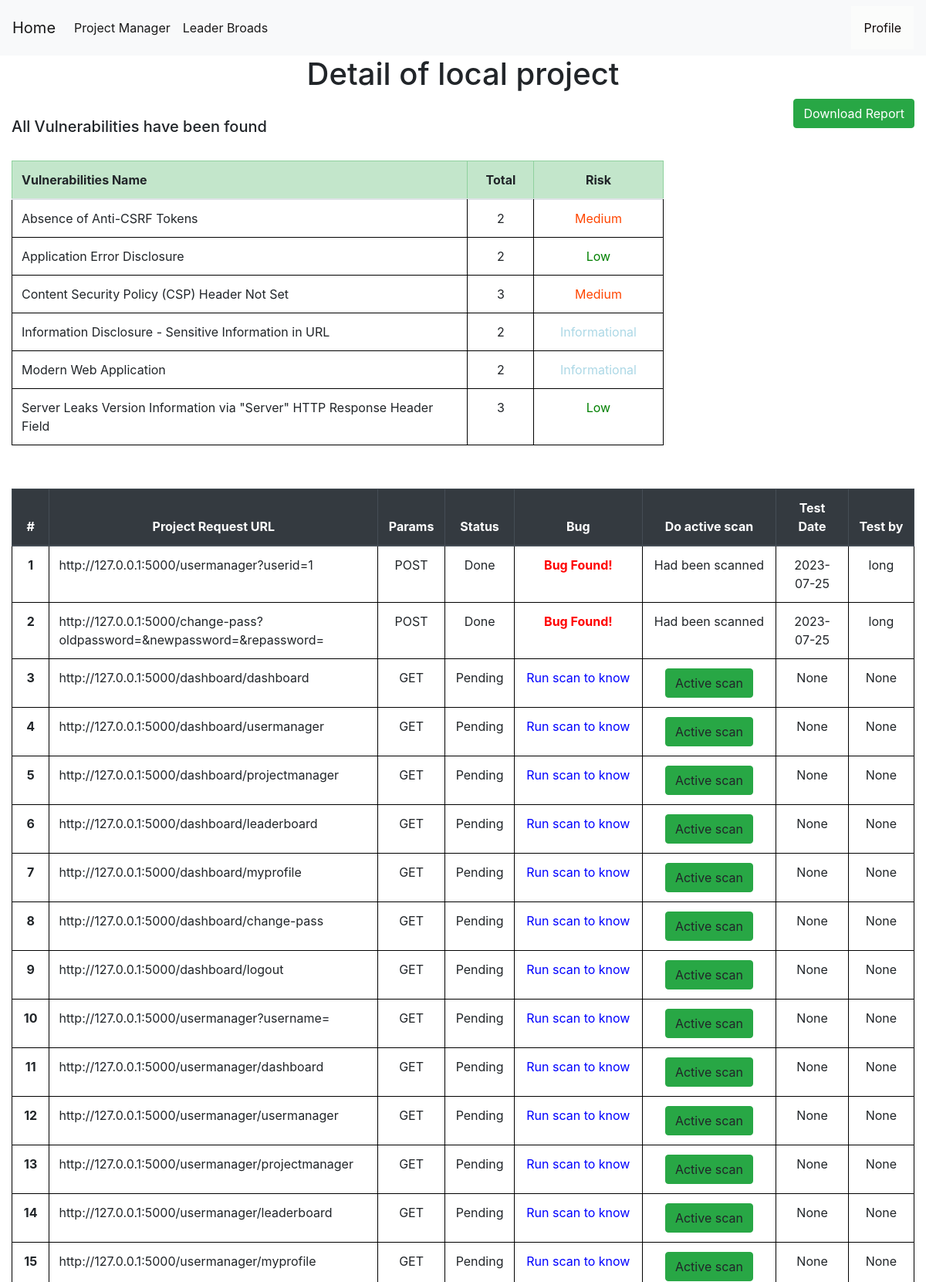
The page /project-detail/5 (signed in, upper part) on the database its author committed.
### tables this page shows
CREATE TABLE projects (
    projectid INTEGER PRIMARY KEY AUTOINCREMENT,
    projectname TEXT NOT NULL,
    startdate date NOT NULL,
    enddate date,
    vunls int,
    target text not null,
    securitylevel TEXT,
    manager TEXT ,
    pentester TEXT ,
    status TEXT NOT NULL,
    create_by INTEGER ,
    isspider INTEGER DEFAULT 0,
    login INTEGER NOT NULL,
    isconfig INTEGER NOT NULL DEFAULT 0,
    FOREIGN KEY (pentester) REFERENCES users(username) ON DELETE CASCADE
    FOREIGN KEY (manager) REFERENCES users(username) ON DELETE CASCADE
    FOREIGN KEY (create_by) REFERENCES users(userid) ON DELETE CASCADE
);

CREATE TABLE bugs (
    bugid INTEGER PRIMARY KEY AUTOINCREMENT,
    requestid INTEGER NOT NULL,
    name TEXT NOT NULL,
    bugurl TEXT NOT NULL,
    method TEXT NOT NULL,
    cweid TEXT NOT NULL,
    confidence TEXT NOT NULL,
    description TEXT NOT NULL,
    solution TEXT NOT NULL,
    risk TEXT NOT NULL,
    reference TEXT NOT NULL DEFAULT NONE,
    other TEXT NOT NULL DEFAULT NONE,
    pentester TEXT,
    FOREIGN KEY (pentester) REFERENCES users(username) ON DELETE CASCADE
    FOREIGN KEY (requestid) REFERENCES requests(requestid) ON DELETE CASCADE
);

CREATE TABLE requests (
    requestid INTEGER PRIMARY KEY AUTOINCREMENT,
    projectid INTEGER NOT NULL,
    requesturl TEXT NOT NULL,
    status TEXT NOT NULL,
    bug TEXT,
    isscan INTEGER,
    haveparam TEXT,
    pentester TEXT,
    testdate DATE,
    FOREIGN KEY (pentester) REFERENCES users(username) ON DELETE CASCADE
    FOREIGN KEY (projectid) REFERENCES projects(projectid) ON DELETE CASCADE
);

### app.py (the view)
@app.route('/project-detail/<int:id>', methods=('GET', 'POST'))
def project_detail(id):
    msg = ''
    conn = get_db_connection()
    if session["userid"] == None:
        return redirect(url_for('login'))
    currentuser = get_current_user()
    project = conn.execute('SELECT * FROM projects WHERE projectid = ?',(id,)).fetchone()
    if currentuser["username"] != project["pentester"]:
        if currentuser["username"] == project["manager"]:
            print("")
        else:
            return render_template('403.html',)
    conn = get_db_connection()
    users = conn.execute('SELECT * FROM users',).fetchall()
    havebugs = conn.execute('SELECT * FROM requests,bugs WHERE requests.requestid = bugs.requestid AND projectid = ? AND bugs.requestid in (SELECT requestid FROM bugs) GROUP BY bugs.requestid',(id,)).fetchall()
    requests = conn.execute('SELECT * FROM requests WHERE projectid = ?',(id,)).fetchall()
    total = conn.execute('SELECT count(requestid) FROM requests WHERE projectid = ?',(id,)).fetchone()
    totalrequest = total["count(requestid)"]
    done = conn.execute('SELECT count(requestid) FROM requests WHERE status = ? AND projectid = ?',("Done",id,)).fetchone()
    donerequest = done["count(requestid)"]
    remain = total["count(requestid)"] - done["count(requestid)"]
    if remain == 0 and totalrequest != 0:
        updateprj = conn.execute('UPDATE projects SET status = ?,enddate= ? WHERE projectid = ?',("Done",datetime.today().strftime('%Y-%m-%d'),id,))
    conn.commit()
    bugs = conn.execute('SELECT bugs.name,count(bugid),risk FROM requests,bugs WHERE requests.requestid = bugs.requestid AND projectid = ? GROUP BY bugs.name',(id,)).fetchall()
    conn.commit()
    conn.close()
    return render_template('project_detail.html',bugs=bugs,currentuser=currentuser,havebugs=havebugs,users=users,project=project,totalrequest=totalrequest,donerequest=donerequest,remain=remain,requests=requests,msg=msg)

### app.py (called while the page is built)
def get_db_connection():
    conn = sqlite3.connect('database.db')
    conn.row_factory = sqlite3.Row
    return conn

def get_current_user():
    userid = session["userid"]
    conn = get_db_connection()
    user = conn.execute('SELECT * FROM users WHERE userid = ?',(userid,)).fetchone()
    conn.commit()
    conn.close()
    return user

### templates/project_detail.html (shortened to what this page needs)
{% extends 'base.html' %}
{% block content %}
    <center><h1>{% block title %} Detail of {{project.projectname}}  {% endblock %}</h1></center>
    <a href="{{ url_for('download_report',id= project.projectid)}}" class="btn btn-success" style="float: right;" role="button" aria-pressed="true">Download Report</a>
<br>
    <div style="display: flex;justify-content: center;">
      <div style ="flex:1">
          <h5>All Vulnerabilities have been found</h5></br>
            <table class="table">
              <thead class="table-success">
                <tr>
                  <th style="width: 70%;"><a>Vulnerabilities Name</a></th>
                  <th style="text-align: center" ><a>Total</a></th>
                  <th style="text-align: center" ><a>Risk</a></th>
                </tr>
              </thead>
              <tbody>
                <tr>
                  {% for bug in bugs  %}
                  <tr>
                      <td style="width: 70%;">{{bug.name}}</td>
                      <td style="text-align: center">{{bug['count(bugid)']}}</td>
                      {% if bug.risk == 'Critical' %}
                      <td style="text-align: center" style="color: red"><a style="color:purple">{{bug.risk}}</a></td>
                      {% elif bug.risk == 'High' %}
                      <td style="text-align: center" style="color: red"><a style="color:Red">{{bug.risk}}</a></td>
                      {% elif bug.risk == 'Medium' %}
                      <td style="text-align: center" style="color: red"><a style="color:orangered">{{bug.risk}}</a></td>
                      {% elif bug.risk == 'Low'%}
                      <td style="text-align: center" style="color: red"><a style="color:green">{{bug.risk}}</a></td>
                      {% elif bug.risk == 'Informational'%}
                      <td style="text-align: center" style="color: red"><a style="color:lightblue">{{bug.risk}}</a></td>
                      {% endif %}
                  </tr>
                  {% endfor %}
                </tr>
              </tbody>
            </table>
        </div>
        <link rel= "stylesheet" type= "text/css" href= "{{ url_for('static',filename='css/showuser.css') }}">
        <link rel= "stylesheet" type= "text/css" href= "{{ url_for('static',filename='css/loading.css') }}">
    <div style ="flex:0.2">
    </div >
</div>
<br>
<div>
    <table class="table" style="width:100%">
        <thead class="thead-dark" style="width:100%">
          <tr>
            <th style="text-align: center" scope="col">#</th>
            <th style="text-align: center" style="width: 150px;">Project Request URL</th>
            <th style="text-align: center" cope="col">Params</th>
            <th style="text-align: center" scope="col">Status</th>
            <th style="text-align: center" scope="col">Bug</th>
            <th style="text-align: center" scope="col">Do active scan</th>
            <th style="text-align: center;width: 8%;" scope="col">Test Date</th>
            <th style="text-align: center" scope="col">Test by</th>
          </tr>
        </thead>
        <tbody>
        {% for request in requests %}
          <tr>
            <th style="text-align: center" class="counterCell"></th>
            <td style="width: 150px;">{{ request.requesturl }}</td>
            <td style="text-align: center" >{{ request.haveparam }}</td>
            <td style="text-align: center" >{{ request.status }}</td>
            {% if request.isscan == 1 %}
              {% if request.bug == "Bug Found"%}
            <th style="color:red;text-align: center;"scope="row"><a style="color:red" href="{{ url_for('bug_detail',id= request.requestid) }} ">{{ request.bug }}!</a></th>
              {%else%}
              <th style="text-align: center" style="color: red"scope="row"><a style="color:green">Safe</a></th>
              {% endif %}
            {% elif request.isscan != 1%}
              <td style="text-align: center"><a style="color:blue">Run scan to know</a></td>
            {% endif %}
            {% if request.isscan != 1 %}
            <td style="text-align: center" >
              <span style="float:center;">
              <a onclick="loadScreen({{request.requestid}})"class="btn btn-success">Active scan</a>
              </span>
            </td>
            {% else %}
            <td style="text-align: center" >
              <span style="float:center;">
              Had been scanned
              </span>
            </td>
            {% endif %}
            <td style="text-align: center">{{ request.testdate }}</td>
            <td style="text-align: center">{{ request.pentester }}</td>
          {% endfor %}
        </tbody>
      </table>
    </div>
{% endblock %}

### static/css/style.css (style rules this page uses)
table, th, td { border: 1px solid black; }
body { min-height: 100vh; height: 100%; margin: 0; z-index: 10; display: grid; grid-template-rows: auto 1fr auto; }
body { display: flex; flex-direction: column; }

### static/css/showuser.css (style rules this page uses)
table { counter-reset: tableCount; }
.counterCell:before { content: counter(tableCount); counter-increment: tableCount; }

### rows shown on the page
projects: projectname "local project"
bugs: name "Absence of Anti-CSRF Tokens", requestid "2", risk "Medium"
bugs: name "Application Error Disclosure", requestid "2", risk "Low"
bugs: name "Information Disclosure - Sensitive Information in URL", requestid "2", risk "Informational"
bugs: name "Modern Web Application", requestid "2", risk "Informational"
requests: requesturl "http://127.0.0.1:5000/usermanager?userid=1", haveparam "POST", status "Done", bug "Bug Found", isscan "Had been scanned", testdate "2023-07-25", pentester "long"
requests: requesturl "http://127.0.0.1:5000/change-pass?oldpassword=&newpassword=&repassword=", haveparam "POST", status "Done", bug "Bug Found", isscan "Had been scanned", testdate "2023-07-25", pentester "long"
requests: requesturl "http://127.0.0.1:5000/dashboard/dashboard", haveparam "GET", status "Pending", isscan "Run scan to know", testdate "None", pentester "None"
requests: requesturl "http://127.0.0.1:5000/dashboard/usermanager", haveparam "GET", status "Pending", isscan "Run scan to know", testdate "None", pentester "None"
requests: requesturl "http://127.0.0.1:5000/dashboard/projectmanager", haveparam "GET", status "Pending", isscan "Run scan to know", testdate "None", pentester "None"
requests: requesturl "http://127.0.0.1:5000/dashboard/leaderboard", haveparam "GET", status "Pending", isscan "Run scan to know", testdate "None", pentester "None"
requests: requesturl "http://127.0.0.1:5000/dashboard/myprofile", haveparam "GET", status "Pending", isscan "Run scan to know", testdate "None", pentester "None"
requests: requesturl "http://127.0.0.1:5000/dashboard/change-pass", haveparam "GET", status "Pending", isscan "Run scan to know", testdate "None", pentester "None"
requests: requesturl "http://127.0.0.1:5000/dashboard/logout", haveparam "GET", status "Pending", isscan "Run scan to know", testdate "None", pentester "None"
requests: requesturl "http://127.0.0.1:5000/usermanager?username=", haveparam "GET", status "Pending", isscan "Run scan to know", testdate "None", pentester "None"
requests: requesturl "http://127.0.0.1:5000/usermanager/dashboard", haveparam "GET", status "Pending", isscan "Run scan to know", testdate "None", pentester "None"
requests: requesturl "http://127.0.0.1:5000/usermanager/usermanager", haveparam "GET", status "Pending", isscan "Run scan to know", testdate "None", pentester "None"
requests: requesturl "http://127.0.0.1:5000/usermanager/projectmanager", haveparam "GET", status "Pending", isscan "Run scan to know", testdate "None", pentester "None"
requests: requesturl "http://127.0.0.1:5000/usermanager/leaderboard", haveparam "GET", status "Pending", isscan "Run scan to know", testdate "None", pentester "None"
requests: requesturl "http://127.0.0.1:5000/usermanager/myprofile", haveparam "GET", status "Pending", isscan "Run scan to know", testdate "None", pentester "None"

### other values the page prints
{{ bug.name }} "Content Security Policy (CSP) Header Not Set" "Server Leaks Version Information via \"Server\" HTTP Response Header Field"
{{ bug['count(bugid)'] }} "3" "3"
{{ bug.risk }} "Medium"
{{ bug.risk }} "Low"
